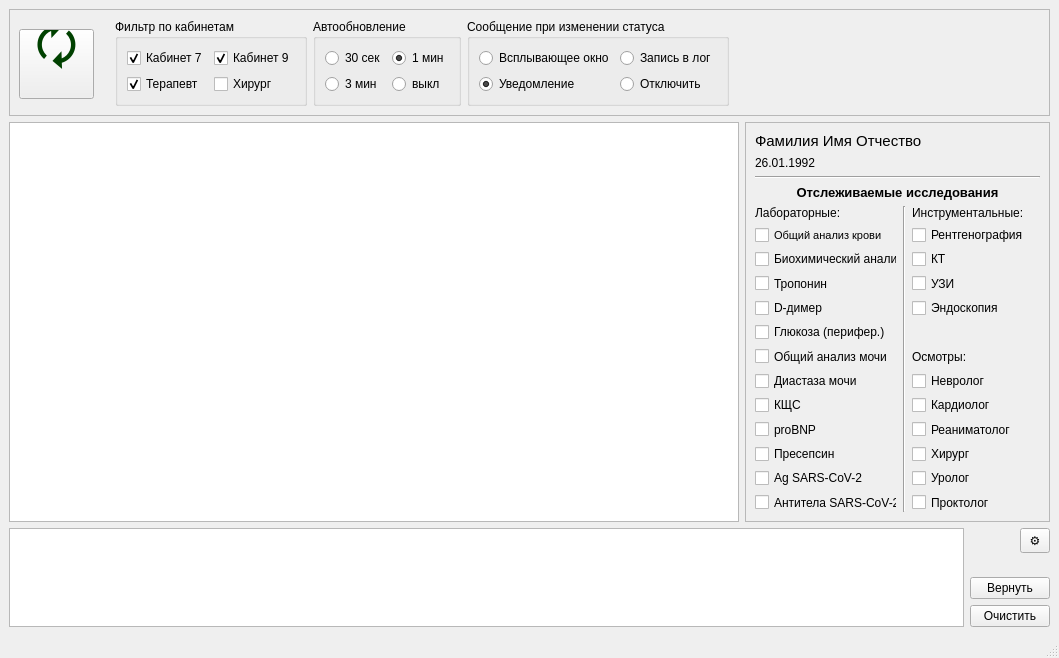
<?xml version="1.0" encoding="UTF-8"?>
<ui version="4.0">
 <class>MainWindow</class>
 <widget class="QMainWindow" name="MainWindow">
  <property name="geometry">
   <rect>
    <x>0</x>
    <y>0</y>
    <width>1059</width>
    <height>646</height>
   </rect>
  </property>
  <property name="windowTitle">
   <string>MainWindow</string>
  </property>
  <widget class="QWidget" name="centralwidget">
   <layout class="QGridLayout" name="gridLayout">
    <item row="3" column="0" colspan="2">
     <layout class="QGridLayout" name="gridLayout_4">
      <item row="0" column="0" rowspan="6">
       <widget class="QTextEdit" name="te_log">
        <property name="readOnly">
         <bool>true</bool>
        </property>
       </widget>
      </item>
      <item row="3" column="2">
       <spacer name="verticalSpacer_2">
        <property name="orientation">
         <enum>Qt::Vertical</enum>
        </property>
        <property name="sizeHint" stdset="0">
         <size>
          <width>20</width>
          <height>40</height>
         </size>
        </property>
       </spacer>
      </item>
      <item row="0" column="2">
       <widget class="QToolButton" name="toolButton">
        <property name="minimumSize">
         <size>
          <width>30</width>
          <height>25</height>
         </size>
        </property>
        <property name="text">
         <string>⚙</string>
        </property>
       </widget>
      </item>
      <item row="5" column="1" colspan="2">
       <widget class="QPushButton" name="pb_log_clear">
        <property name="text">
         <string>Очистить</string>
        </property>
       </widget>
      </item>
      <item row="4" column="1" colspan="2">
       <widget class="QPushButton" name="pb_log_restore">
        <property name="text">
         <string>Вернуть</string>
        </property>
       </widget>
      </item>
     </layout>
    </item>
    <item row="1" column="0">
     <widget class="CustomTableView" name="tv">
      <property name="minimumSize">
       <size>
        <width>730</width>
        <height>400</height>
       </size>
      </property>
      <property name="maximumSize">
       <size>
        <width>16777215</width>
        <height>400</height>
       </size>
      </property>
      <property name="font">
       <font>
        <pointsize>9</pointsize>
       </font>
      </property>
     </widget>
    </item>
    <item row="1" column="1">
     <widget class="QFrame" name="sidewdg">
      <property name="enabled">
       <bool>true</bool>
      </property>
      <property name="minimumSize">
       <size>
        <width>305</width>
        <height>400</height>
       </size>
      </property>
      <property name="maximumSize">
       <size>
        <width>16777215</width>
        <height>16777215</height>
       </size>
      </property>
      <property name="frameShape">
       <enum>QFrame::StyledPanel</enum>
      </property>
      <property name="frameShadow">
       <enum>QFrame::Plain</enum>
      </property>
      <layout class="QGridLayout" name="gridLayout_2" rowstretch="10,0,0,0,0,0">
       <item row="5" column="0">
        <spacer name="verticalSpacer">
         <property name="orientation">
          <enum>Qt::Vertical</enum>
         </property>
         <property name="sizeType">
          <enum>QSizePolicy::Expanding</enum>
         </property>
         <property name="sizeHint" stdset="0">
          <size>
           <width>20</width>
           <height>40</height>
          </size>
         </property>
        </spacer>
       </item>
       <item row="3" column="0">
        <widget class="QLabel" name="la_header">
         <property name="enabled">
          <bool>true</bool>
         </property>
         <property name="font">
          <font>
           <pointsize>10</pointsize>
           <weight>75</weight>
           <bold>true</bold>
          </font>
         </property>
         <property name="text">
          <string>Отслеживаемые исследования</string>
         </property>
         <property name="alignment">
          <set>Qt::AlignCenter</set>
         </property>
        </widget>
       </item>
       <item row="4" column="0">
        <layout class="QGridLayout" name="gridLayout_3">
         <item row="11" column="0">
          <widget class="BuddyCheckBox" name="chb_agc">
           <property name="text">
            <string>Ag SARS-CoV-2</string>
           </property>
          </widget>
         </item>
         <item row="9" column="2">
          <widget class="BuddyCheckBox" name="chb_rean">
           <property name="text">
            <string>Реаниматолог</string>
           </property>
          </widget>
         </item>
         <item row="3" column="0">
          <widget class="BuddyCheckBox" name="chb_trp">
           <property name="text">
            <string>Тропонин</string>
           </property>
          </widget>
         </item>
         <item row="0" column="0">
          <widget class="QLabel" name="la_lab">
           <property name="enabled">
            <bool>true</bool>
           </property>
           <property name="font">
            <font>
             <pointsize>9</pointsize>
             <weight>50</weight>
             <bold>false</bold>
            </font>
           </property>
           <property name="text">
            <string>Лабораторные:</string>
           </property>
          </widget>
         </item>
         <item row="4" column="0">
          <widget class="BuddyCheckBox" name="chb_ddm">
           <property name="text">
            <string>D-димер</string>
           </property>
           <property name="checkable">
            <bool>true</bool>
           </property>
          </widget>
         </item>
         <item row="10" column="2">
          <widget class="BuddyCheckBox" name="chb_surg">
           <property name="text">
            <string>Хирург</string>
           </property>
          </widget>
         </item>
         <item row="5" column="0">
          <widget class="BuddyCheckBox" name="chb_glu">
           <property name="text">
            <string>Глюкоза (перифер.)</string>
           </property>
          </widget>
         </item>
         <item row="11" column="2">
          <widget class="BuddyCheckBox" name="chb_urol">
           <property name="text">
            <string>Уролог</string>
           </property>
          </widget>
         </item>
         <item row="6" column="2">
          <widget class="QLabel" name="la_exam">
           <property name="font">
            <font>
             <pointsize>9</pointsize>
             <weight>50</weight>
             <bold>false</bold>
            </font>
           </property>
           <property name="text">
            <string>Осмотры:</string>
           </property>
          </widget>
         </item>
         <item row="6" column="0">
          <widget class="BuddyCheckBox" name="chb_oam">
           <property name="text">
            <string>Общий анализ мочи</string>
           </property>
          </widget>
         </item>
         <item row="0" column="2">
          <widget class="QLabel" name="la_instr">
           <property name="enabled">
            <bool>true</bool>
           </property>
           <property name="minimumSize">
            <size>
             <width>128</width>
             <height>0</height>
            </size>
           </property>
           <property name="font">
            <font>
             <pointsize>9</pointsize>
             <weight>50</weight>
             <bold>false</bold>
            </font>
           </property>
           <property name="text">
            <string>Инструментальные:</string>
           </property>
          </widget>
         </item>
         <item row="2" column="0">
          <widget class="BuddyCheckBox" name="chb_bak">
           <property name="text">
            <string>Биохимический анализ</string>
           </property>
          </widget>
         </item>
         <item row="2" column="2">
          <widget class="BuddyCheckBox" name="chb_cts">
           <property name="text">
            <string>КТ</string>
           </property>
          </widget>
         </item>
         <item row="8" column="0">
          <widget class="BuddyCheckBox" name="chb_acb">
           <property name="text">
            <string>КЩС</string>
           </property>
          </widget>
         </item>
         <item row="4" column="2">
          <widget class="BuddyCheckBox" name="chb_end">
           <property name="text">
            <string>Эндоскопия</string>
           </property>
          </widget>
         </item>
         <item row="7" column="0">
          <widget class="BuddyCheckBox" name="chb_dia">
           <property name="text">
            <string>Диастаза мочи</string>
           </property>
          </widget>
         </item>
         <item row="1" column="2">
          <widget class="BuddyCheckBox" name="chb_xra">
           <property name="enabled">
            <bool>true</bool>
           </property>
           <property name="text">
            <string>Рентгенография</string>
           </property>
          </widget>
         </item>
         <item row="0" column="1" rowspan="13">
          <widget class="Line" name="line_6">
           <property name="orientation">
            <enum>Qt::Vertical</enum>
           </property>
          </widget>
         </item>
         <item row="12" column="2">
          <widget class="BuddyCheckBox" name="chb_proc">
           <property name="enabled">
            <bool>true</bool>
           </property>
           <property name="text">
            <string>Проктолог</string>
           </property>
          </widget>
         </item>
         <item row="9" column="0">
          <widget class="BuddyCheckBox" name="chb_bnp">
           <property name="text">
            <string>proBNP</string>
           </property>
          </widget>
         </item>
         <item row="8" column="2">
          <widget class="BuddyCheckBox" name="chb_card">
           <property name="text">
            <string>Кардиолог</string>
           </property>
          </widget>
         </item>
         <item row="10" column="0">
          <widget class="BuddyCheckBox" name="chb_psp">
           <property name="text">
            <string>Пресепсин</string>
           </property>
          </widget>
         </item>
         <item row="1" column="0">
          <widget class="BuddyCheckBox" name="chb_oak">
           <property name="font">
            <font>
             <pointsize>8</pointsize>
            </font>
           </property>
           <property name="text">
            <string>Общий анализ крови</string>
           </property>
          </widget>
         </item>
         <item row="3" column="2">
          <widget class="BuddyCheckBox" name="chb_usd">
           <property name="text">
            <string>УЗИ</string>
           </property>
          </widget>
         </item>
         <item row="12" column="0">
          <widget class="BuddyCheckBox" name="chb_abc">
           <property name="enabled">
            <bool>true</bool>
           </property>
           <property name="text">
            <string>Антитела SARS-CoV-2</string>
           </property>
          </widget>
         </item>
         <item row="7" column="2">
          <widget class="BuddyCheckBox" name="chb_neur">
           <property name="text">
            <string>Невролог</string>
           </property>
          </widget>
         </item>
        </layout>
       </item>
       <item row="0" column="0">
        <widget class="QLabel" name="la_name">
         <property name="enabled">
          <bool>true</bool>
         </property>
         <property name="font">
          <font>
           <pointsize>11</pointsize>
          </font>
         </property>
         <property name="text">
          <string>Фамилия Имя Отчество</string>
         </property>
        </widget>
       </item>
       <item row="1" column="0">
        <widget class="QLabel" name="la_birthdate">
         <property name="font">
          <font>
           <pointsize>9</pointsize>
          </font>
         </property>
         <property name="text">
          <string>26.01.1992</string>
         </property>
        </widget>
       </item>
       <item row="2" column="0">
        <widget class="Line" name="line">
         <property name="orientation">
          <enum>Qt::Horizontal</enum>
         </property>
        </widget>
       </item>
      </layout>
     </widget>
    </item>
    <item row="0" column="0" colspan="2">
     <widget class="QFrame" name="topwdg">
      <property name="frameShape">
       <enum>QFrame::StyledPanel</enum>
      </property>
      <property name="frameShadow">
       <enum>QFrame::Raised</enum>
      </property>
      <layout class="QGridLayout" name="gridLayout_5">
       <item row="0" column="2">
        <widget class="QGroupBox" name="gb_filter">
         <property name="title">
          <string>Фильтр по кабинетам</string>
         </property>
         <layout class="QGridLayout" name="gridLayout_6">
          <item row="0" column="0">
           <widget class="QCheckBox" name="chb_filter_7">
            <property name="text">
             <string>Кабинет 7</string>
            </property>
            <property name="checked">
             <bool>true</bool>
            </property>
           </widget>
          </item>
          <item row="0" column="1">
           <widget class="QCheckBox" name="chb_filter_9">
            <property name="text">
             <string>Кабинет 9</string>
            </property>
            <property name="checked">
             <bool>true</bool>
            </property>
           </widget>
          </item>
          <item row="1" column="0">
           <widget class="QCheckBox" name="chb_filter_T">
            <property name="text">
             <string>Терапевт</string>
            </property>
            <property name="checked">
             <bool>true</bool>
            </property>
           </widget>
          </item>
          <item row="1" column="1">
           <widget class="QCheckBox" name="chb_filter_X">
            <property name="text">
             <string>Хирург</string>
            </property>
           </widget>
          </item>
         </layout>
        </widget>
       </item>
       <item row="0" column="1">
        <spacer name="horizontalSpacer_2">
         <property name="orientation">
          <enum>Qt::Horizontal</enum>
         </property>
         <property name="sizeType">
          <enum>QSizePolicy::Fixed</enum>
         </property>
         <property name="sizeHint" stdset="0">
          <size>
           <width>15</width>
           <height>20</height>
          </size>
         </property>
        </spacer>
       </item>
       <item row="0" column="4">
        <widget class="QGroupBox" name="gb_notifytype">
         <property name="title">
          <string>Сообщение при изменении статуса</string>
         </property>
         <layout class="QGridLayout" name="gridLayout_7">
          <item row="1" column="1">
           <widget class="QRadioButton" name="rb_notifytype_off">
            <property name="text">
             <string>Отключить</string>
            </property>
           </widget>
          </item>
          <item row="0" column="1">
           <widget class="QRadioButton" name="rb_notifytype_log">
            <property name="text">
             <string>Запись в лог</string>
            </property>
           </widget>
          </item>
          <item row="1" column="0">
           <widget class="QRadioButton" name="rb_notifytype_notification">
            <property name="text">
             <string>Уведомление</string>
            </property>
            <property name="checked">
             <bool>true</bool>
            </property>
           </widget>
          </item>
          <item row="0" column="0">
           <widget class="QRadioButton" name="rb_notifytype_popup">
            <property name="text">
             <string>Всплывающее окно</string>
            </property>
           </widget>
          </item>
         </layout>
        </widget>
       </item>
       <item row="0" column="3">
        <widget class="GroupBoxWithRadiobuttons" name="gb_refresh">
         <property name="title">
          <string>Автообновление</string>
         </property>
         <layout class="QGridLayout" name="gridLayout_8">
          <item row="0" column="0">
           <widget class="QRadioButton" name="rb_refresh_05">
            <property name="text">
             <string>30 сек</string>
            </property>
            <property name="checked">
             <bool>false</bool>
            </property>
            <property name="property" stdset="0">
             <string>autorefresh</string>
            </property>
            <property name="value" stdset="0">
             <number>30000</number>
            </property>
           </widget>
          </item>
          <item row="0" column="1">
           <widget class="QRadioButton" name="rb_refresh_2">
            <property name="text">
             <string>1 мин</string>
            </property>
            <property name="checked">
             <bool>true</bool>
            </property>
            <property name="property" stdset="0">
             <string>autorefresh</string>
            </property>
            <property name="value" stdset="0">
             <number>60000</number>
            </property>
           </widget>
          </item>
          <item row="1" column="0">
           <widget class="QRadioButton" name="rb_refresh_3">
            <property name="text">
             <string>3 мин</string>
            </property>
            <property name="property" stdset="0">
             <string>autorefresh</string>
            </property>
            <property name="value" stdset="0">
             <number>180000</number>
            </property>
           </widget>
          </item>
          <item row="1" column="1">
           <widget class="QRadioButton" name="rb_refresh_off">
            <property name="text">
             <string>выкл</string>
            </property>
            <property name="property" stdset="0">
             <string>autorefresh</string>
            </property>
            <property name="value" stdset="0">
             <number>0</number>
            </property>
           </widget>
          </item>
         </layout>
        </widget>
       </item>
       <item row="0" column="0">
        <widget class="QPushButton" name="pb_reload">
         <property name="minimumSize">
          <size>
           <width>75</width>
           <height>70</height>
          </size>
         </property>
         <property name="maximumSize">
          <size>
           <width>75</width>
           <height>66</height>
          </size>
         </property>
         <property name="font">
          <font>
           <pointsize>36</pointsize>
          </font>
         </property>
         <property name="styleSheet">
          <string notr="true">text-align:bottom;
padding-bottom:5px;
color: rgb(0, 65, 0);</string>
         </property>
         <property name="text">
          <string>🗘</string>
         </property>
        </widget>
       </item>
       <item row="0" column="5">
        <spacer name="horizontalSpacer">
         <property name="orientation">
          <enum>Qt::Horizontal</enum>
         </property>
         <property name="sizeHint" stdset="0">
          <size>
           <width>40</width>
           <height>20</height>
          </size>
         </property>
        </spacer>
       </item>
      </layout>
     </widget>
    </item>
   </layout>
  </widget>
  <widget class="QStatusBar" name="statusbar"/>
  <action name="actionPush">
   <property name="text">
    <string>Push-уведомления</string>
   </property>
  </action>
 </widget>
 <customwidgets>
  <customwidget>
   <class>BuddyCheckBox</class>
   <extends>QCheckBox</extends>
   <header>customobjects/QCheckBox</header>
  </customwidget>
  <customwidget>
   <class>CustomTableView</class>
   <extends>QTableView</extends>
   <header>customobjects/QTableView</header>
  </customwidget>
  <customwidget>
   <class>GroupBoxWithRadiobuttons</class>
   <extends>QGroupBox</extends>
   <header>customobjects/QGroupBox</header>
   <container>1</container>
  </customwidget>
 </customwidgets>
 <resources/>
 <connections/>
</ui>
